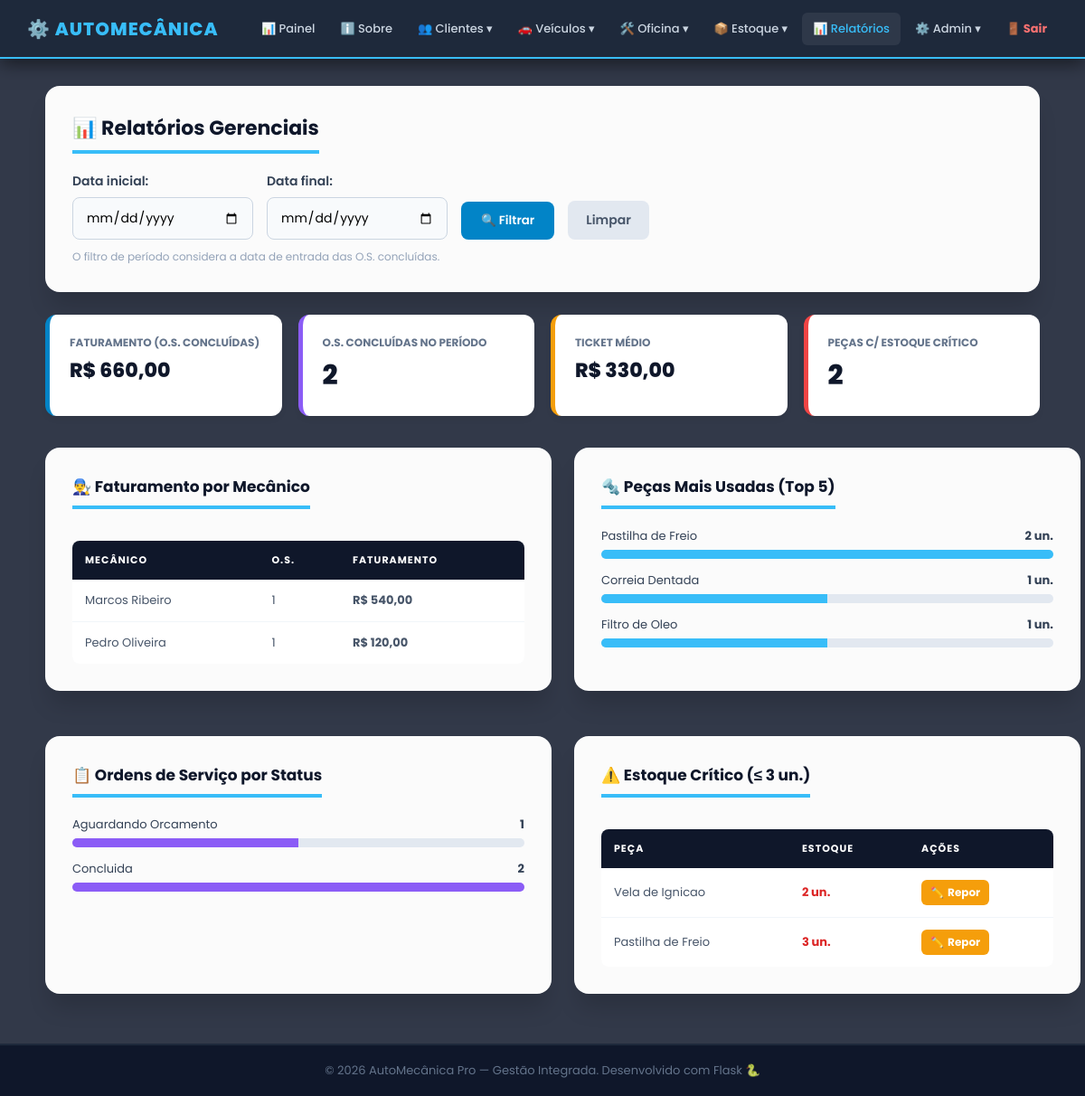
Page /relatorios (signed in) on the committed database.
### app.py (models this page shows)
class Mecanico(db.Model):
    __tablename__ = 'mecanico'
    id_mecanico   = db.Column(db.Integer, primary_key=True)
    nome          = db.Column(db.String(100), nullable=False)
    especialidade = db.Column(db.String(50))
    ordens        = db.relationship('OrdemServico', backref='mecanico', lazy=True)

class Peca(db.Model):
    __tablename__ = 'peca'
    id_peca            = db.Column(db.Integer, primary_key=True)
    descricao          = db.Column(db.String(150), nullable=False)
    preco_base         = db.Column(db.Numeric(10, 2), nullable=False)
    quantidade_estoque = db.Column(db.Integer, default=0)

class OrdemServico(db.Model):
    __tablename__ = 'ordem_servico'
    id_os         = db.Column(db.Integer, primary_key=True)
    data_entrada  = db.Column(db.Date, nullable=False)
    data_previsao = db.Column(db.Date)
    status        = db.Column(db.String(30), default='Aberta')
    valor_total   = db.Column(db.Numeric(10, 2), default=0.00)
    id_veiculo    = db.Column(db.Integer, db.ForeignKey('veiculo.id_veiculo',   ondelete='CASCADE'),  nullable=False)
    id_mecanico   = db.Column(db.Integer, db.ForeignKey('mecanico.id_mecanico', ondelete='RESTRICT'), nullable=False)
    pecas_os      = db.relationship('OsPeca',    backref='ordem', lazy=True, cascade='all, delete-orphan')
    servicos_os   = db.relationship('OsServico', backref='ordem', lazy=True, cascade='all, delete-orphan')

### app.py (the view)
@app.route('/relatorios')
@login_required
def relatorios():
    data_inicio = request.args.get('data_inicio', '').strip()
    data_fim    = request.args.get('data_fim', '').strip()
    query = OrdemServico.query.filter(OrdemServico.status == 'Concluida')
    try:
        if data_inicio:
            query = query.filter(OrdemServico.data_entrada >= date.fromisoformat(data_inicio))
        if data_fim:
            query = query.filter(OrdemServico.data_entrada <= date.fromisoformat(data_fim))
    except ValueError:
        flash('Datas informadas em formato inválido. Filtro ignorado.', 'erro')
        data_inicio, data_fim = '', ''
    ordens_concluidas = query.all()
    faturamento_total  = sum(float(o.valor_total) for o in ordens_concluidas)
    qtd_os_concluidas  = len(ordens_concluidas)
    ticket_medio       = (faturamento_total / qtd_os_concluidas) if qtd_os_concluidas else 0
    por_mecanico = (db.session.query(Mecanico.nome,
                                     db.func.count(OrdemServico.id_os),
                                     db.func.coalesce(db.func.sum(OrdemServico.valor_total), 0))
                    .join(OrdemServico, OrdemServico.id_mecanico == Mecanico.id_mecanico)
                    .filter(OrdemServico.status == 'Concluida')
                    .group_by(Mecanico.id_mecanico)
                    .order_by(Mecanico.nome).all())
    pecas_mais_usadas = (db.session.query(Peca.descricao, db.func.sum(OsPeca.quantidade).label('total'))
                         .join(OsPeca, OsPeca.id_peca == Peca.id_peca)
                         .group_by(Peca.id_peca)
                         .order_by(db.desc('total')).limit(5).all())
    status_contagem = (db.session.query(OrdemServico.status, db.func.count(OrdemServico.id_os))
                       .group_by(OrdemServico.status).all())
    pecas_estoque_baixo = Peca.query.filter(Peca.quantidade_estoque <= 3).order_by(Peca.quantidade_estoque).all()
    return render_template('relatorio/relatorio.html', controller='relatorio',
                           faturamento_total=faturamento_total, qtd_os_concluidas=qtd_os_concluidas,
                           ticket_medio=ticket_medio, por_mecanico=por_mecanico,
                           pecas_mais_usadas=pecas_mais_usadas, status_contagem=status_contagem,
                           pecas_estoque_baixo=pecas_estoque_baixo,
                           data_inicio=data_inicio, data_fim=data_fim)

### app.py (called while the page is built)
def login_required(f):
    @wraps(f)
    def decorated(*args, **kwargs):
        if 'usuario_id' not in session:
            return redirect(url_for('login'))
        return f(*args, **kwargs)
    return decorated

def format_brl(value):
    try:
        return f"R$ {float(value):,.2f}".replace(',', 'X').replace('.', ',').replace('X', '.')
    except:
        return 'R$ 0,00'

@app.before_request
def csrf_protect():
    if request.method == 'POST':
        token_sessao = session.get('_csrf_token')
        token_form   = request.form.get('csrf_token')
        if not token_sessao or not token_form or not hmac.compare_digest(token_sessao, token_form):
            abort(400, description='Token CSRF invalido ou ausente. Recarregue a pagina e tente novamente.')

### templates/relatorio/relatorio.html
{% extends 'base.html' %}
{% block content %}
<div class="dashboard-container">
    <div class="cartao">
        <h3>📊 Relatórios Gerenciais</h3>
        <form method="GET" action="{{ url_for('relatorios') }}" style="display:flex;gap:15px;align-items:flex-end;flex-wrap:wrap;">
            <div class="grupo-input" style="margin-bottom:0;max-width:200px;">
                <label>Data inicial:</label>
                <input type="date" name="data_inicio" class="input-form" value="{{ data_inicio }}">
            </div>
            <div class="grupo-input" style="margin-bottom:0;max-width:200px;">
                <label>Data final:</label>
                <input type="date" name="data_fim" class="input-form" value="{{ data_fim }}">
            </div>
            <button type="submit" class="btn btn-blue" style="padding:11px 22px;width:auto;">🔍 Filtrar</button>
            <a href="{{ url_for('relatorios') }}" style="background:#e2e8f0;color:#475569;padding:11px 20px;border-radius:8px;text-decoration:none;font-size:14px;font-weight:600;">Limpar</a>
        </form>
        <p style="margin-top:10px;font-size:12px;color:#94a3b8;">O filtro de período considera a data de entrada das O.S. concluídas.</p>
    </div>
    <div class="metric-grid">
        <div class="metric-card border-blue">
            <h4>Faturamento (O.S. Concluídas)</h4>
            <span style="font-size:22px;">{{ format_brl(faturamento_total) }}</span>
        </div>
        <div class="metric-card border-purple">
            <h4>O.S. Concluídas no Período</h4>
            <span>{{ qtd_os_concluidas }}</span>
        </div>
        <div class="metric-card border-orange">
            <h4>Ticket Médio</h4>
            <span style="font-size:22px;">{{ format_brl(ticket_medio) }}</span>
        </div>
        <div class="metric-card border-red">
            <h4>Peças c/ Estoque Crítico</h4>
            <span>{{ pecas_estoque_baixo|length }}</span>
        </div>
    </div>
    <div style="display:grid;grid-template-columns:1fr 1fr;gap:25px;">
        <div class="cartao">
            <h3 style="font-size:17px;">👨‍🔧 Faturamento por Mecânico</h3>
            <div class="tabela-wrapper">
                <table>
                    <thead><tr><th>Mecânico</th><th>O.S.</th><th>Faturamento</th></tr></thead>
                    <tbody>
                        {% for nome, qtd, total in por_mecanico %}
                        <tr><td>{{ nome }}</td><td>{{ qtd }}</td><td><b>{{ format_brl(total) }}</b></td></tr>
                        {% else %}
                        <tr><td colspan="3" style="text-align:center;color:#94a3b8;padding:20px;">Sem O.S. concluídas no período.</td></tr>
                        {% endfor %}
                    </tbody>
                </table>
            </div>
        </div>
        <div class="cartao">
            <h3 style="font-size:17px;">🔩 Peças Mais Usadas (Top 5)</h3>
            {% if pecas_mais_usadas %}
                {% set max_qtd = pecas_mais_usadas[0][1] %}
                {% for desc, total in pecas_mais_usadas %}
                <div style="margin-bottom:14px;">
                    <div style="display:flex;justify-content:space-between;font-size:13px;margin-bottom:5px;color:#334155;">
                        <span>{{ desc }}</span><b>{{ total }} un.</b>
                    </div>
                    <div style="background:#e2e8f0;border-radius:6px;height:10px;overflow:hidden;">
                        <div style="background:#38bdf8;height:100%;width:{{ (total / max_qtd * 100)|round(0,'floor')|int }}%;"></div>
                    </div>
                </div>
                {% endfor %}
            {% else %}
                <p style="text-align:center;color:#94a3b8;padding:20px;">Nenhuma peça lançada em O.S. ainda.</p>
            {% endif %}
        </div>
        <div class="cartao">
            <h3 style="font-size:17px;">📋 Ordens de Serviço por Status</h3>
            {% if status_contagem %}
                {% set max_status = status_contagem|map(attribute=1)|max %}
                {% for status, qtd in status_contagem %}
                <div style="margin-bottom:14px;">
                    <div style="display:flex;justify-content:space-between;font-size:13px;margin-bottom:5px;color:#334155;">
                        <span>{{ status }}</span><b>{{ qtd }}</b>
                    </div>
                    <div style="background:#e2e8f0;border-radius:6px;height:10px;overflow:hidden;">
                        <div style="background:#8b5cf6;height:100%;width:{{ (qtd / max_status * 100)|round(0,'floor')|int }}%;"></div>
                    </div>
                </div>
                {% endfor %}
            {% else %}
                <p style="text-align:center;color:#94a3b8;padding:20px;">Nenhuma O.S. cadastrada.</p>
            {% endif %}
        </div>
        <div class="cartao">
            <h3 style="font-size:17px;">⚠️ Estoque Crítico (≤ 3 un.)</h3>
            <div class="tabela-wrapper">
                <table>
                    <thead><tr><th>Peça</th><th>Estoque</th><th>Ações</th></tr></thead>
                    <tbody>
                        {% for p in pecas_estoque_baixo %}
                        <tr>
                            <td>{{ p.descricao }}</td>
                            <td style="color:#dc2626;font-weight:700;">{{ p.quantidade_estoque }} un.</td>
                            <td><a href="{{ url_for('peca_editar', id=p.id_peca) }}" class="btn-ed">✏️<span class="txt"> Repor</span></a></td>
                        </tr>
                        {% else %}
                        <tr><td colspan="3" style="text-align:center;color:#94a3b8;padding:20px;">Estoque saudável, nada crítico.</td></tr>
                        {% endfor %}
                    </tbody>
                </table>
            </div>
        </div>
    </div>
</div>
{% endblock %}

### public/css/main.css (style rules this page uses)
* { margin:0; padding:0; box-sizing:border-box; font-family:'Poppins',sans-serif; }
body { display:flex; flex-direction:column; min-height:100vh; color:#334155; background: url('https://images.unsplash.com/photo-1619642751034-765dfdf7c58e?q=80&w=1920&auto=format&fit=crop') no-repeat center center fixed; background-size:cover; }
.cartao { background-color:rgba(255,255,255,0.98); width:100%; padding:30px; border-radius:16px; box-shadow:0 20px 25px -5px rgba(0,0,0,0.15); margin-bottom:25px; }
.cartao h3 { margin-bottom:20px; color:#0f172a; font-size:22px; border-bottom:4px solid #38bdf8; padding-bottom:8px; display:inline-block; }
.grupo-input { margin-bottom:18px; width:100%; }
label { display:block; font-weight:600; margin-bottom:7px; color:#334155; font-size:14px; }
.input-form, select.input-form { width:100%; padding:11px 14px; border:1px solid #cbd5e1; border-radius:8px; font-size:14px; outline:none; transition:0.3s; background-color:#f8fafc; font-family:'Poppins',sans-serif; }
.tabela-wrapper { overflow-x:auto; -webkit-overflow-scrolling:touch; margin-top:15px; border-radius:8px; }
table { width:100%; border-collapse:collapse; background-color:white; min-width:500px; }
th { background-color:#0f172a; padding:13px 14px; text-align:left; color:white; font-size:11px; text-transform:uppercase; letter-spacing:1px; white-space:nowrap; }
td { padding:13px 14px; border-bottom:1px solid #f1f5f9; font-size:13px; color:#475569; }
tr:last-child td { border-bottom:none; }
.btn { display:inline-block; padding:11px 20px; border-radius:8px; text-decoration:none; font-weight:600; cursor:pointer; border:none; transition:0.3s; text-align:center; }
.btn-blue { background-color:#0284c7 !important; color:white !important; }
.btn-ed, .btn-ex, .btn-det, .btn-ok { display:inline-flex; align-items:center; gap:4px; padding:5px 10px; border-radius:6px; text-decoration:none; font-weight:700; font-size:12px; white-space:nowrap; cursor:pointer; border:none; transition:0.2s; }
.btn-ed { background:#f59e0b; color:white; }
.btn-ed .txt, .btn-ex .txt, .btn-det .txt, .btn-ok .txt { display:inline; }
.dashboard-container { width:100%; max-width:1100px; margin:0 auto; }
.metric-grid { display:grid; grid-template-columns:repeat(auto-fit,minmax(200px,1fr)); gap:18px; margin-bottom:35px; }
.metric-card { background-color:white; padding:22px; border-radius:12px; box-shadow:0 4px 6px rgba(0,0,0,0.05); }
.metric-card h4 { color:#64748b; font-size:12px; text-transform:uppercase; margin-bottom:5px; }
.metric-card span { font-size:30px; font-weight:800; color:#0f172a; }
.border-blue { border-left:5px solid #0284c7; }
.border-purple { border-left:5px solid #8b5cf6; }
.border-orange { border-left:5px solid #f59e0b; }
.border-red { border-left:5px solid #ef4444; }

### rows in the picture
Mecanico: nome "Marcos Ribeiro", qtd "1", format_brl "R$ 540,00"
Mecanico: nome "Pedro Oliveira", qtd "1", format_brl "R$ 120,00"
Peca: descricao "Pastilha de Freio", id_peca "2", {{ (total / max_qtd * 100)|round(0,'floor')|int }} 100 (drawn), quantidade_estoque "3"
Peca: descricao "Correia Dentada", total "1", {{ (total / max_qtd * 100)|round(0,'floor')|int }} 50 (drawn)
Peca: descricao "Filtro de Oleo", id_peca "1", {{ (total / max_qtd * 100)|round(0,'floor')|int }} 50 (drawn)
OrdemServico: status "Aguardando Orcamento", qtd "1", {{ (qtd / max_status * 100)|round(0,'floor')|int }} 50 (drawn)
OrdemServico: status "Concluida", qtd "2", {{ (qtd / max_status * 100)|round(0,'floor')|int }} 100 (drawn)
Peca: descricao "Vela de Ignicao", quantidade_estoque "2"

### other values in the picture
{{ qtd_os_concluidas }} "2"
{{ pecas_estoque_baixo|length }} "2"
